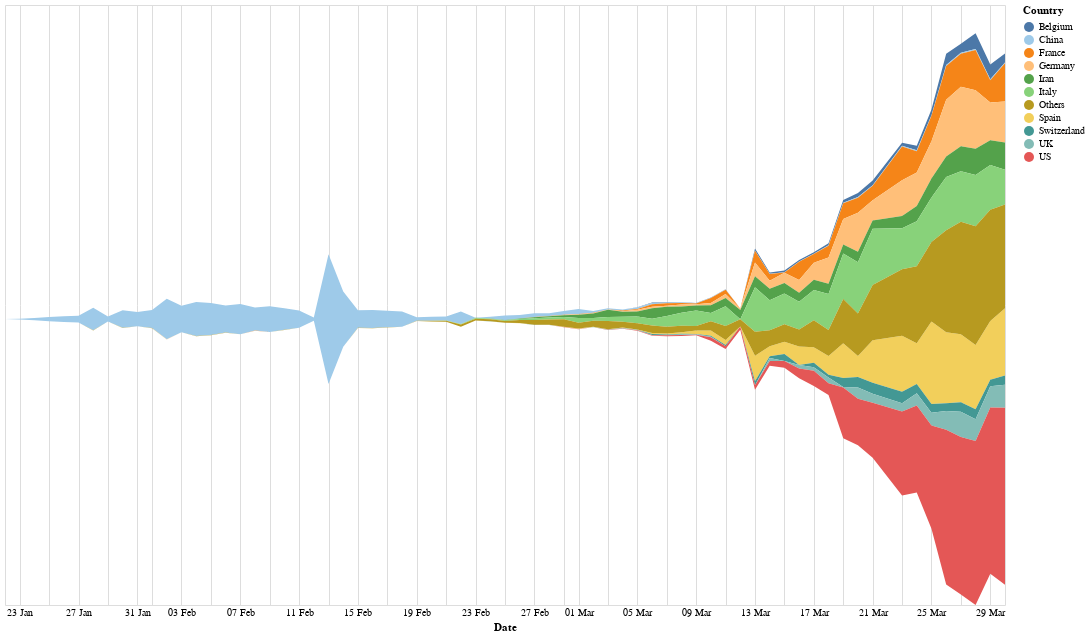

Notebook code for this chart:
### Code cell
# Aggregate at country level
country_level = df.groupby(['Country', 'Date'], as_index=False).sum()
# Drop 03-22-2020 since county breakdown started from here and so there is break in continuity
country_level = country_level.drop(country_level[country_level['Date'] == '03-22-2020'].index)

streamgraph(country_level, 'Country', 'Confirmed_New', 'Confirmed', 10)

### Figure 1 — Vega-Lite specification as saved in the notebook (floating-point values rounded to 4 significant figures; data arrays with more than 128 entries replaced by an {"elided": "..."} marker saying what was removed)
{"config": {"view": {"continuousWidth": 400, "continuousHeight": 300}}, "data": {"name": "data-3be1a78b35eb10978eeb6fe72fcc5378"}, "mark": "area", "encoding": {"color": {"type": "nominal", "field": "Country", "scale": {"scheme": "tableau20"}}, "x": {"type": "temporal", "axis": {"domain": false, "format": "%d %b", "tickSize": 0}, "field": "Date"}, "y": {"type": "quantitative", "axis": null, "field": "Confirmed_New", "stack": "center"}}, "height": 600, "width": 1000, "$schema": "https://vega.github.io/schema/vega-lite/v4.0.2.json", "datasets": {"data-3be1a78b35eb10978eeb6fe72fcc5378": {"elided": "637 records"}}}
